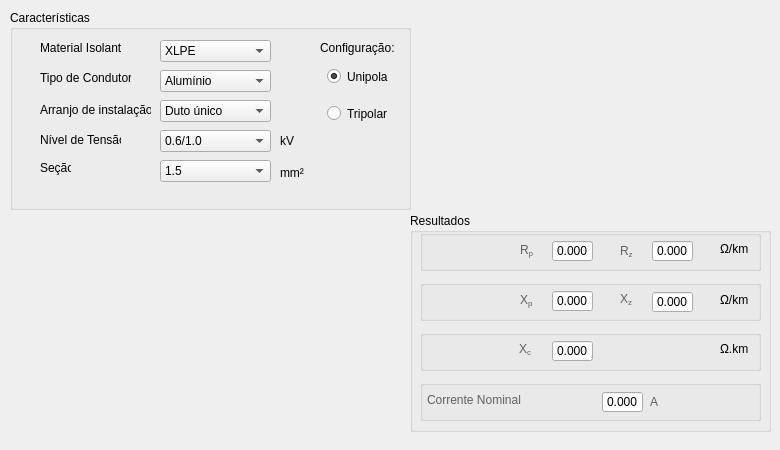
<?xml version="1.0" encoding="UTF-8"?>
<ui version="4.0">
 <class>Condutores</class>
 <widget class="QMainWindow" name="Condutores">
  <property name="enabled">
   <bool>true</bool>
  </property>
  <property name="geometry">
   <rect>
    <x>0</x>
    <y>0</y>
    <width>780</width>
    <height>450</height>
   </rect>
  </property>
  <property name="minimumSize">
   <size>
    <width>780</width>
    <height>450</height>
   </size>
  </property>
  <property name="maximumSize">
   <size>
    <width>780</width>
    <height>450</height>
   </size>
  </property>
  <property name="windowTitle">
   <string>Condutores</string>
  </property>
  <property name="windowIcon">
   <iconset>
    <normaloff>Imagens/myIcon.png</normaloff>Imagens/myIcon.png</iconset>
  </property>
  <property name="inputMethodHints">
   <set>Qt::ImhNone</set>
  </property>
  <widget class="QWidget" name="centralwidget">
   <widget class="QLabel" name="label">
    <property name="geometry">
     <rect>
      <x>-10</x>
      <y>190</y>
      <width>361</width>
      <height>331</height>
     </rect>
    </property>
    <property name="text">
     <string/>
    </property>
    <property name="pixmap">
     <pixmap>Imagens/Wire Cu.png</pixmap>
    </property>
    <property name="scaledContents">
     <bool>true</bool>
    </property>
   </widget>
   <widget class="QGroupBox" name="groupBox_2">
    <property name="geometry">
     <rect>
      <x>10</x>
      <y>10</y>
      <width>401</width>
      <height>200</height>
     </rect>
    </property>
    <property name="title">
     <string>Características</string>
    </property>
    <widget class="QLabel" name="label_3">
     <property name="geometry">
      <rect>
       <x>30</x>
       <y>60</y>
       <width>91</width>
       <height>16</height>
      </rect>
     </property>
     <property name="text">
      <string>Tipo de Condutor</string>
     </property>
    </widget>
    <widget class="QLabel" name="label_2">
     <property name="geometry">
      <rect>
       <x>30</x>
       <y>30</y>
       <width>81</width>
       <height>16</height>
      </rect>
     </property>
     <property name="text">
      <string>Material Isolante</string>
     </property>
    </widget>
    <widget class="QComboBox" name="comboBox">
     <property name="geometry">
      <rect>
       <x>150</x>
       <y>30</y>
       <width>111</width>
       <height>22</height>
      </rect>
     </property>
     <item>
      <property name="text">
       <string>XLPE</string>
      </property>
     </item>
     <item>
      <property name="text">
       <string>EPR</string>
      </property>
     </item>
     <item>
      <property name="text">
       <string>PVC</string>
      </property>
     </item>
    </widget>
    <widget class="QComboBox" name="comboBox_2">
     <property name="geometry">
      <rect>
       <x>150</x>
       <y>60</y>
       <width>111</width>
       <height>22</height>
      </rect>
     </property>
     <item>
      <property name="text">
       <string>Alumínio</string>
      </property>
     </item>
     <item>
      <property name="text">
       <string>Cobre</string>
      </property>
     </item>
    </widget>
    <widget class="QComboBox" name="comboBox_3">
     <property name="geometry">
      <rect>
       <x>150</x>
       <y>90</y>
       <width>111</width>
       <height>22</height>
      </rect>
     </property>
     <item>
      <property name="text">
       <string>Duto único</string>
      </property>
     </item>
     <item>
      <property name="text">
       <string>Ao ar livre</string>
      </property>
     </item>
     <item>
      <property name="text">
       <string>Dir. enterrado</string>
      </property>
     </item>
     <item>
      <property name="text">
       <string>Canaleta</string>
      </property>
     </item>
     <item>
      <property name="text">
       <string>Eletroduto</string>
      </property>
     </item>
    </widget>
    <widget class="QLabel" name="label_5">
     <property name="geometry">
      <rect>
       <x>30</x>
       <y>92</y>
       <width>111</width>
       <height>16</height>
      </rect>
     </property>
     <property name="text">
      <string>Arranjo de instalação</string>
     </property>
    </widget>
    <widget class="QComboBox" name="comboBox_4">
     <property name="geometry">
      <rect>
       <x>150</x>
       <y>120</y>
       <width>111</width>
       <height>22</height>
      </rect>
     </property>
     <item>
      <property name="text">
       <string>0.6/1.0</string>
      </property>
     </item>
     <item>
      <property name="text">
       <string>8.7/15</string>
      </property>
     </item>
     <item>
      <property name="text">
       <string>20/35</string>
      </property>
     </item>
    </widget>
    <widget class="QComboBox" name="comboBox_5">
     <property name="geometry">
      <rect>
       <x>150</x>
       <y>150</y>
       <width>111</width>
       <height>22</height>
      </rect>
     </property>
     <item>
      <property name="text">
       <string>1.5</string>
      </property>
     </item>
     <item>
      <property name="text">
       <string>2.5</string>
      </property>
     </item>
     <item>
      <property name="text">
       <string>4</string>
      </property>
     </item>
     <item>
      <property name="text">
       <string>6</string>
      </property>
     </item>
     <item>
      <property name="text">
       <string>10</string>
      </property>
     </item>
     <item>
      <property name="text">
       <string>16</string>
      </property>
     </item>
     <item>
      <property name="text">
       <string>25</string>
      </property>
     </item>
     <item>
      <property name="text">
       <string>35</string>
      </property>
     </item>
     <item>
      <property name="text">
       <string>50</string>
      </property>
     </item>
     <item>
      <property name="text">
       <string>70</string>
      </property>
     </item>
     <item>
      <property name="text">
       <string>95</string>
      </property>
     </item>
     <item>
      <property name="text">
       <string>120</string>
      </property>
     </item>
     <item>
      <property name="text">
       <string>150</string>
      </property>
     </item>
     <item>
      <property name="text">
       <string>185</string>
      </property>
     </item>
     <item>
      <property name="text">
       <string>240</string>
      </property>
     </item>
     <item>
      <property name="text">
       <string>300</string>
      </property>
     </item>
     <item>
      <property name="text">
       <string>400</string>
      </property>
     </item>
     <item>
      <property name="text">
       <string>500</string>
      </property>
     </item>
    </widget>
    <widget class="QLabel" name="label_7">
     <property name="geometry">
      <rect>
       <x>30</x>
       <y>150</y>
       <width>31</width>
       <height>16</height>
      </rect>
     </property>
     <property name="text">
      <string>Seção</string>
     </property>
    </widget>
    <widget class="QRadioButton" name="radioButton_Unipolar">
     <property name="geometry">
      <rect>
       <x>317</x>
       <y>58</y>
       <width>61</width>
       <height>17</height>
      </rect>
     </property>
     <property name="text">
      <string>Unipolar</string>
     </property>
     <property name="checked">
      <bool>true</bool>
     </property>
    </widget>
    <widget class="QRadioButton" name="radioButton_Tripolar">
     <property name="geometry">
      <rect>
       <x>317</x>
       <y>95</y>
       <width>61</width>
       <height>17</height>
      </rect>
     </property>
     <property name="text">
      <string>Tripolar</string>
     </property>
    </widget>
    <widget class="QLabel" name="label_21">
     <property name="geometry">
      <rect>
       <x>270</x>
       <y>152</y>
       <width>31</width>
       <height>21</height>
      </rect>
     </property>
     <property name="styleSheet">
      <string notr="true">font: 10pt &quot;MS Shell Dlg 2&quot;;</string>
     </property>
     <property name="text">
      <string>mm²</string>
     </property>
    </widget>
    <widget class="QLabel" name="label_22">
     <property name="geometry">
      <rect>
       <x>270</x>
       <y>120</y>
       <width>21</width>
       <height>21</height>
      </rect>
     </property>
     <property name="styleSheet">
      <string notr="true">font: 10pt &quot;MS Shell Dlg 2&quot;;</string>
     </property>
     <property name="text">
      <string>kV</string>
     </property>
    </widget>
    <widget class="QLabel" name="label_23">
     <property name="geometry">
      <rect>
       <x>310</x>
       <y>27</y>
       <width>81</width>
       <height>21</height>
      </rect>
     </property>
     <property name="styleSheet">
      <string notr="true">font: 10pt &quot;MS Shell Dlg 2&quot;;</string>
     </property>
     <property name="text">
      <string>Configuração:</string>
     </property>
    </widget>
   </widget>
   <widget class="QLabel" name="label_4">
    <property name="geometry">
     <rect>
      <x>40</x>
      <y>132</y>
      <width>81</width>
      <height>16</height>
     </rect>
    </property>
    <property name="text">
     <string>Nível de Tensão</string>
    </property>
   </widget>
   <widget class="QGroupBox" name="groupBox_3">
    <property name="geometry">
     <rect>
      <x>410</x>
      <y>213</y>
      <width>361</width>
      <height>219</height>
     </rect>
    </property>
    <property name="title">
     <string>Resultados</string>
    </property>
    <widget class="QLineEdit" name="lineEdit_6">
     <property name="enabled">
      <bool>true</bool>
     </property>
     <property name="geometry">
      <rect>
       <x>192</x>
       <y>179</y>
       <width>41</width>
       <height>20</height>
      </rect>
     </property>
     <property name="acceptDrops">
      <bool>true</bool>
     </property>
     <property name="styleSheet">
      <string notr="true">font: 75 9pt &quot;MS Shell Dlg 2&quot;;
</string>
     </property>
     <property name="text">
      <string>0.000</string>
     </property>
     <property name="alignment">
      <set>Qt::AlignCenter</set>
     </property>
     <property name="readOnly">
      <bool>true</bool>
     </property>
     <property name="clearButtonEnabled">
      <bool>false</bool>
     </property>
    </widget>
    <widget class="QLineEdit" name="lineEdit_5">
     <property name="enabled">
      <bool>true</bool>
     </property>
     <property name="geometry">
      <rect>
       <x>242</x>
       <y>79</y>
       <width>41</width>
       <height>20</height>
      </rect>
     </property>
     <property name="acceptDrops">
      <bool>true</bool>
     </property>
     <property name="styleSheet">
      <string notr="true">font: 75 9pt &quot;MS Shell Dlg 2&quot;;
</string>
     </property>
     <property name="text">
      <string>0.000</string>
     </property>
     <property name="alignment">
      <set>Qt::AlignCenter</set>
     </property>
     <property name="readOnly">
      <bool>true</bool>
     </property>
     <property name="clearButtonEnabled">
      <bool>false</bool>
     </property>
    </widget>
    <widget class="QLabel" name="label_8">
     <property name="geometry">
      <rect>
       <x>0</x>
       <y>-7</y>
       <width>111</width>
       <height>91</height>
      </rect>
     </property>
     <property name="text">
      <string/>
     </property>
     <property name="pixmap">
      <pixmap>Imagens/Resistor.png</pixmap>
     </property>
     <property name="scaledContents">
      <bool>true</bool>
     </property>
     <property name="alignment">
      <set>Qt::AlignCenter</set>
     </property>
     <property name="wordWrap">
      <bool>false</bool>
     </property>
    </widget>
    <widget class="QLabel" name="label_9">
     <property name="geometry">
      <rect>
       <x>-4</x>
       <y>26</y>
       <width>121</width>
       <height>121</height>
      </rect>
     </property>
     <property name="text">
      <string/>
     </property>
     <property name="pixmap">
      <pixmap>Imagens/Indutor.png</pixmap>
     </property>
     <property name="scaledContents">
      <bool>true</bool>
     </property>
     <property name="alignment">
      <set>Qt::AlignCenter</set>
     </property>
    </widget>
    <widget class="QLabel" name="label_15">
     <property name="geometry">
      <rect>
       <x>109</x>
       <y>121</y>
       <width>21</width>
       <height>31</height>
      </rect>
     </property>
     <property name="styleSheet">
      <string notr="true">font: 16pt &quot;MS Shell Dlg 2&quot;;
color: rgba(0, 0, 0, 150);</string>
     </property>
     <property name="text">
      <string>&lt;html&gt;&lt;head/&gt;&lt;body&gt;&lt;p&gt;X&lt;span style=&quot; vertical-align:sub;&quot;&gt;c&lt;/span&gt;&lt;/p&gt;&lt;/body&gt;&lt;/html&gt;</string>
     </property>
    </widget>
    <widget class="QLineEdit" name="lineEdit">
     <property name="enabled">
      <bool>true</bool>
     </property>
     <property name="geometry">
      <rect>
       <x>142</x>
       <y>28</y>
       <width>41</width>
       <height>20</height>
      </rect>
     </property>
     <property name="acceptDrops">
      <bool>true</bool>
     </property>
     <property name="styleSheet">
      <string notr="true">font: 75 9pt &quot;MS Shell Dlg 2&quot;;
</string>
     </property>
     <property name="text">
      <string>0.000</string>
     </property>
     <property name="alignment">
      <set>Qt::AlignCenter</set>
     </property>
     <property name="dragEnabled">
      <bool>false</bool>
     </property>
     <property name="readOnly">
      <bool>true</bool>
     </property>
     <property name="clearButtonEnabled">
      <bool>false</bool>
     </property>
    </widget>
    <widget class="QLineEdit" name="lineEdit_2">
     <property name="enabled">
      <bool>true</bool>
     </property>
     <property name="geometry">
      <rect>
       <x>142</x>
       <y>78</y>
       <width>41</width>
       <height>20</height>
      </rect>
     </property>
     <property name="acceptDrops">
      <bool>true</bool>
     </property>
     <property name="styleSheet">
      <string notr="true">font: 75 9pt &quot;MS Shell Dlg 2&quot;;</string>
     </property>
     <property name="text">
      <string>0.000</string>
     </property>
     <property name="alignment">
      <set>Qt::AlignCenter</set>
     </property>
     <property name="readOnly">
      <bool>true</bool>
     </property>
     <property name="clearButtonEnabled">
      <bool>false</bool>
     </property>
    </widget>
    <widget class="QLabel" name="label_13">
     <property name="geometry">
      <rect>
       <x>110</x>
       <y>72</y>
       <width>31</width>
       <height>31</height>
      </rect>
     </property>
     <property name="styleSheet">
      <string notr="true">font: 16pt &quot;MS Shell Dlg 2&quot;;
color: rgba(0, 0, 0, 150);</string>
     </property>
     <property name="text">
      <string>&lt;html&gt;&lt;head/&gt;&lt;body&gt;&lt;p&gt;X&lt;span style=&quot; vertical-align:sub;&quot;&gt;p&lt;/span&gt;&lt;/p&gt;&lt;/body&gt;&lt;/html&gt;</string>
     </property>
    </widget>
    <widget class="QLabel" name="label_11">
     <property name="geometry">
      <rect>
       <x>110</x>
       <y>22</y>
       <width>31</width>
       <height>31</height>
      </rect>
     </property>
     <property name="styleSheet">
      <string notr="true">font: 16pt &quot;MS Shell Dlg 2&quot;;
color: rgba(0, 0, 0, 150);</string>
     </property>
     <property name="text">
      <string>&lt;html&gt;&lt;head/&gt;&lt;body&gt;&lt;p&gt;R&lt;span style=&quot; vertical-align:sub;&quot;&gt;p&lt;/span&gt;&lt;/p&gt;&lt;/body&gt;&lt;/html&gt;</string>
     </property>
    </widget>
    <widget class="QLabel" name="label_14">
     <property name="geometry">
      <rect>
       <x>210</x>
       <y>71</y>
       <width>21</width>
       <height>31</height>
      </rect>
     </property>
     <property name="styleSheet">
      <string notr="true">font: 16pt &quot;MS Shell Dlg 2&quot;;
color: rgba(0, 0, 0, 150);</string>
     </property>
     <property name="text">
      <string>&lt;html&gt;&lt;head/&gt;&lt;body&gt;&lt;p&gt;X&lt;span style=&quot; vertical-align:sub;&quot;&gt;z&lt;/span&gt;&lt;/p&gt;&lt;/body&gt;&lt;/html&gt;</string>
     </property>
    </widget>
    <widget class="QLabel" name="label_18">
     <property name="geometry">
      <rect>
       <x>310</x>
       <y>125</y>
       <width>31</width>
       <height>21</height>
      </rect>
     </property>
     <property name="styleSheet">
      <string notr="true">font: 10pt &quot;MS Shell Dlg 2&quot;;</string>
     </property>
     <property name="text">
      <string>Ω.km</string>
     </property>
    </widget>
    <widget class="QLineEdit" name="lineEdit_3">
     <property name="enabled">
      <bool>true</bool>
     </property>
     <property name="geometry">
      <rect>
       <x>142</x>
       <y>128</y>
       <width>41</width>
       <height>20</height>
      </rect>
     </property>
     <property name="acceptDrops">
      <bool>true</bool>
     </property>
     <property name="styleSheet">
      <string notr="true">font: 75 9pt &quot;MS Shell Dlg 2&quot;;
</string>
     </property>
     <property name="text">
      <string>0.000</string>
     </property>
     <property name="alignment">
      <set>Qt::AlignCenter</set>
     </property>
     <property name="readOnly">
      <bool>true</bool>
     </property>
     <property name="clearButtonEnabled">
      <bool>false</bool>
     </property>
    </widget>
    <widget class="QLineEdit" name="lineEdit_4">
     <property name="enabled">
      <bool>true</bool>
     </property>
     <property name="geometry">
      <rect>
       <x>242</x>
       <y>28</y>
       <width>41</width>
       <height>20</height>
      </rect>
     </property>
     <property name="acceptDrops">
      <bool>true</bool>
     </property>
     <property name="styleSheet">
      <string notr="true">font: 75 9pt &quot;MS Shell Dlg 2&quot;;
</string>
     </property>
     <property name="text">
      <string>0.000</string>
     </property>
     <property name="alignment">
      <set>Qt::AlignCenter</set>
     </property>
     <property name="readOnly">
      <bool>true</bool>
     </property>
     <property name="clearButtonEnabled">
      <bool>false</bool>
     </property>
    </widget>
    <widget class="QLabel" name="label_19">
     <property name="geometry">
      <rect>
       <x>17</x>
       <y>171</y>
       <width>171</width>
       <height>31</height>
      </rect>
     </property>
     <property name="styleSheet">
      <string notr="true">font: 16pt &quot;MS Shell Dlg 2&quot;;
color: rgba(0, 0, 0, 150);</string>
     </property>
     <property name="text">
      <string>Corrente Nominal</string>
     </property>
    </widget>
    <widget class="QLabel" name="label_16">
     <property name="geometry">
      <rect>
       <x>310</x>
       <y>25</y>
       <width>31</width>
       <height>21</height>
      </rect>
     </property>
     <property name="styleSheet">
      <string notr="true">font: 10pt &quot;MS Shell Dlg 2&quot;;</string>
     </property>
     <property name="text">
      <string>Ω/km</string>
     </property>
    </widget>
    <widget class="QLabel" name="label_12">
     <property name="geometry">
      <rect>
       <x>210</x>
       <y>23</y>
       <width>21</width>
       <height>31</height>
      </rect>
     </property>
     <property name="styleSheet">
      <string notr="true">font: 16pt &quot;MS Shell Dlg 2&quot;;
color: rgba(0, 0, 0, 150);</string>
     </property>
     <property name="text">
      <string>&lt;html&gt;&lt;head/&gt;&lt;body&gt;&lt;p&gt;R&lt;span style=&quot; vertical-align:sub;&quot;&gt;z&lt;/span&gt;&lt;/p&gt;&lt;/body&gt;&lt;/html&gt;</string>
     </property>
    </widget>
    <widget class="QLabel" name="label_17">
     <property name="geometry">
      <rect>
       <x>310</x>
       <y>76</y>
       <width>31</width>
       <height>21</height>
      </rect>
     </property>
     <property name="styleSheet">
      <string notr="true">font: 10pt &quot;MS Shell Dlg 2&quot;;</string>
     </property>
     <property name="text">
      <string>Ω/km</string>
     </property>
    </widget>
    <widget class="QLabel" name="label_20">
     <property name="geometry">
      <rect>
       <x>240</x>
       <y>178</y>
       <width>21</width>
       <height>21</height>
      </rect>
     </property>
     <property name="styleSheet">
      <string notr="true">font: 16pt &quot;MS Shell Dlg 2&quot;;
color: rgba(0, 0, 0, 150);</string>
     </property>
     <property name="text">
      <string>A</string>
     </property>
    </widget>
    <widget class="QLabel" name="label_10">
     <property name="geometry">
      <rect>
       <x>10</x>
       <y>113</y>
       <width>91</width>
       <height>51</height>
      </rect>
     </property>
     <property name="text">
      <string/>
     </property>
     <property name="pixmap">
      <pixmap>Imagens/Capacitor.png</pixmap>
     </property>
     <property name="scaledContents">
      <bool>true</bool>
     </property>
     <property name="alignment">
      <set>Qt::AlignCenter</set>
     </property>
    </widget>
    <widget class="QGroupBox" name="groupBox">
     <property name="geometry">
      <rect>
       <x>10</x>
       <y>17</y>
       <width>341</width>
       <height>41</height>
      </rect>
     </property>
     <property name="title">
      <string/>
     </property>
    </widget>
    <widget class="QGroupBox" name="groupBox_4">
     <property name="geometry">
      <rect>
       <x>10</x>
       <y>67</y>
       <width>341</width>
       <height>41</height>
      </rect>
     </property>
     <property name="title">
      <string/>
     </property>
    </widget>
    <widget class="QGroupBox" name="groupBox_5">
     <property name="geometry">
      <rect>
       <x>10</x>
       <y>117</y>
       <width>341</width>
       <height>41</height>
      </rect>
     </property>
     <property name="title">
      <string/>
     </property>
    </widget>
    <widget class="QGroupBox" name="groupBox_6">
     <property name="geometry">
      <rect>
       <x>10</x>
       <y>167</y>
       <width>341</width>
       <height>41</height>
      </rect>
     </property>
     <property name="title">
      <string/>
     </property>
    </widget>
    <zorder>groupBox_6</zorder>
    <zorder>groupBox_5</zorder>
    <zorder>groupBox_4</zorder>
    <zorder>groupBox</zorder>
    <zorder>lineEdit_6</zorder>
    <zorder>lineEdit_5</zorder>
    <zorder>label_8</zorder>
    <zorder>label_9</zorder>
    <zorder>label_15</zorder>
    <zorder>lineEdit</zorder>
    <zorder>lineEdit_2</zorder>
    <zorder>label_13</zorder>
    <zorder>label_11</zorder>
    <zorder>label_14</zorder>
    <zorder>label_18</zorder>
    <zorder>lineEdit_3</zorder>
    <zorder>lineEdit_4</zorder>
    <zorder>label_19</zorder>
    <zorder>label_16</zorder>
    <zorder>label_12</zorder>
    <zorder>label_17</zorder>
    <zorder>label_20</zorder>
    <zorder>label_10</zorder>
   </widget>
   <widget class="QLabel" name="label_Imagem">
    <property name="geometry">
     <rect>
      <x>500</x>
      <y>13</y>
      <width>201</width>
      <height>191</height>
     </rect>
    </property>
    <property name="text">
     <string/>
    </property>
    <property name="pixmap">
     <pixmap>Imagens/Cabo Unipolar.png</pixmap>
    </property>
    <property name="scaledContents">
     <bool>true</bool>
    </property>
   </widget>
   <zorder>groupBox_3</zorder>
   <zorder>label</zorder>
   <zorder>groupBox_2</zorder>
   <zorder>label_4</zorder>
   <zorder>label_Imagem</zorder>
  </widget>
 </widget>
 <resources/>
 <connections/>
</ui>
